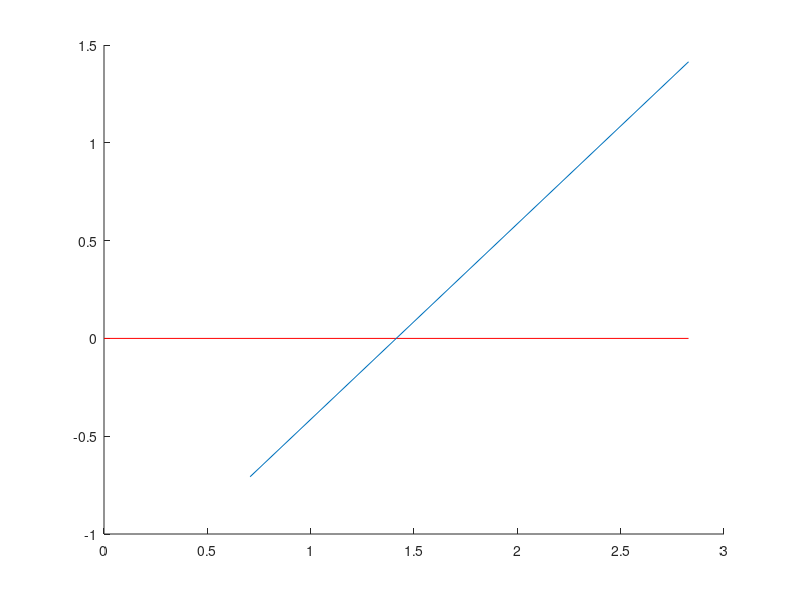

This figure's MATLAB source:
%find_blockage_distance.m
%Feb19
%Function to find the distance of blockage for a particular AP and
%blocker

%Input: blocker location: locB
%locB = |x_prev x_new|
%       |y_prev y_new|
%Input: AP location: locT
%locT = |x|
%       |y|
%Output: dist= distance travelled by blocker from its starting point to the
%point of intersection. In no ointersection, then dist = -1.

%test---------------------
locT = [2;2];
locB = [1,1;0,3];
alpha = pi/4;
wannaplot=1;
%------------------------
rotMat = [cos(alpha),sin(alpha);-sin(alpha),cos(alpha)]; %Rotation Matrix
locBnew = rotMat*locB;
locTnew = rotMat*locT;
xT = locTnew(1);
yT = locTnew(2);
x0B = locBnew(1,1);
y0B = locBnew(2,1);
x1B = locBnew(1,2);
y1B = locBnew(2,2);
frac = y0B/y1B;
xstar = (x0B+frac*x1B)/(1+frac);
if(xstar>=0 && xstar<=xT && y0B*y1B<=0)
   dist =  sqrt((xstar-x0B)^2+y0B^2);
else
    dist = -1;
end

if(wannaplot)
    close all; figure; hold on;
    plot([0,xT],[0,yT],'-r')
    plot([x0B,x1B],[y0B,y1B])
end